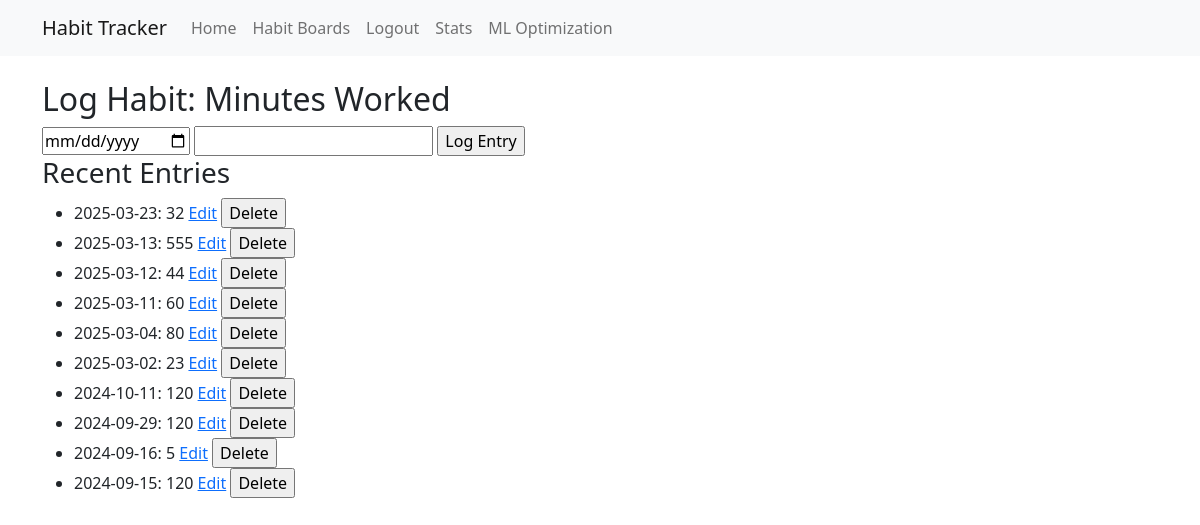
/habit/6/log (signed in), run on the app's committed database.
### tables this page shows
CREATE TABLE habits (
    id INTEGER PRIMARY KEY AUTOINCREMENT,
    user_id INTEGER NOT NULL,
    board_id INTEGER NOT NULL,
    name TEXT NOT NULL,
    description TEXT,
    frequency TEXT, -- can be NULL for batch habits
    variable_type TEXT NOT NULL CHECK(variable_type IN ('boolean', 'numeric', 'categorical')),
    created TIMESTAMP NOT NULL DEFAULT CURRENT_TIMESTAMP,
    FOREIGN KEY (user_id) REFERENCES users (id),
    FOREIGN KEY (board_id) REFERENCES habit_boards (id)
);

CREATE TABLE entries (
    id INTEGER PRIMARY KEY AUTOINCREMENT,
    habit_id INTEGER NOT NULL,
    date DATE NOT NULL,
    value TEXT NOT NULL,
    FOREIGN KEY (habit_id) REFERENCES habits (id)
);

### app.py (the view, shortened to what this page needs)
@app.route('/habit/<int:habit_id>/log', methods=['GET', 'POST'])
@login_required
def log_habit(habit_id):
    conn = get_db_connection()
    habit = conn.execute('SELECT * FROM habits WHERE id = ? AND user_id = ?',
                         (habit_id, session['user_id'])).fetchone()
    entries = conn.execute('SELECT * FROM entries WHERE habit_id = ? ORDER BY date DESC', (habit_id,)).fetchall()
    conn.close()
    return render_template('log_habit.html', habit=habit, entries=entries)

### app.py (called while the page is built)
def get_db_connection():
    conn = sqlite3.connect('habits.db')
    conn.row_factory = sqlite3.Row
    return conn

def login_required(f):
    @wraps(f)
    def decorated_function(*args, **kwargs):
        if 'user_id' not in session:
            return redirect(url_for('login'))
        return f(*args, **kwargs)
    return decorated_function

### templates/log_habit.html
{% extends "base.html" %}
{% block content %}
<h2>Log Habit: {{ habit['name'] }}</h2>
<form method="post">
    <input type="date" name="date" required>
    {% if habit['variable_type'] == 'boolean' %}
    <select name="value">
        <option value="1">Yes</option>
        <option value="0">No</option>
    </select>
    {% else %}
    <input type="number" name="value" required>
    {% endif %}
    <input type="submit" value="Log Entry">
</form>
<h3>Recent Entries</h3>
<ul>
{% for entry in entries %}
    <li>
        {{ entry['date'] }}: {{ entry['value'] }}
        <a href="{{ url_for('edit_entry', entry_id=entry['id']) }}">Edit</a>
        <form method="post" action="{{ url_for('delete_entry', entry_id=entry['id']) }}" style="display: inline;">
            <input type="submit" value="Delete">
        </form>
    </li>
{% endfor %}
</ul>
{% endblock %}

### data on the page
habits: name "Minutes Worked"
entries: date "2025-03-23", value "32"
entries: date "2025-03-13", value "555"
entries: date "2025-03-12", value "44"
entries: date "2025-03-11", value "60"
entries: date "2025-03-04", value "80"
entries: date "2025-03-02", value "23"
entries: date "2024-10-11", value "120"
entries: date "2024-09-29", value "120"
entries: date "2024-09-16", value "5"
entries: date "2024-09-15", value "120"
